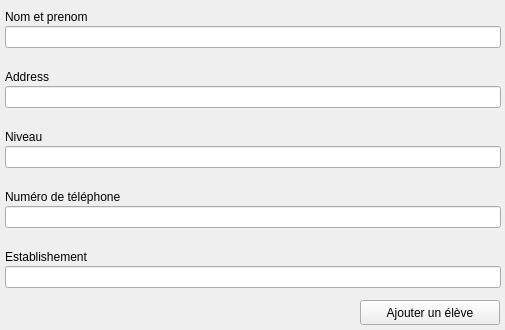
<?xml version="1.0" encoding="UTF-8"?>
<ui version="4.0">
 <class>MainWindow</class>
 <widget class="QMainWindow" name="MainWindow">
  <property name="geometry">
   <rect>
    <x>0</x>
    <y>0</y>
    <width>505</width>
    <height>330</height>
   </rect>
  </property>
  <property name="minimumSize">
   <size>
    <width>505</width>
    <height>330</height>
   </size>
  </property>
  <property name="maximumSize">
   <size>
    <width>505</width>
    <height>330</height>
   </size>
  </property>
  <property name="windowTitle">
   <string>Ajouter un élève</string>
  </property>
  <widget class="QWidget" name="centralwidget">
   <widget class="QWidget" name="gridLayoutWidget">
    <property name="geometry">
     <rect>
      <x>0</x>
      <y>10</y>
      <width>501</width>
      <height>278</height>
     </rect>
    </property>
    <layout class="QGridLayout" name="gridLayout_3">
     <property name="leftMargin">
      <number>5</number>
     </property>
     <property name="bottomMargin">
      <number>0</number>
     </property>
     <property name="horizontalSpacing">
      <number>0</number>
     </property>
     <property name="verticalSpacing">
      <number>2</number>
     </property>
     <item row="3" column="1">
      <widget class="QLabel" name="address">
       <property name="text">
        <string>Address</string>
       </property>
      </widget>
     </item>
     <item row="4" column="1">
      <widget class="QLineEdit" name="input_Address"/>
     </item>
     <item row="13" column="1">
      <widget class="QLineEdit" name="input_establishement"/>
     </item>
     <item row="9" column="1">
      <widget class="QLabel" name="phoneNbr">
       <property name="text">
        <string>Numéro de téléphone</string>
       </property>
      </widget>
     </item>
     <item row="1" column="1">
      <widget class="QLineEdit" name="input_fullname"/>
     </item>
     <item row="6" column="1">
      <widget class="QLabel" name="level">
       <property name="text">
        <string>Niveau</string>
       </property>
      </widget>
     </item>
     <item row="5" column="1">
      <spacer name="verticalSpacer_2">
       <property name="orientation">
        <enum>Qt::Vertical</enum>
       </property>
       <property name="sizeHint" stdset="0">
        <size>
         <width>20</width>
         <height>40</height>
        </size>
       </property>
      </spacer>
     </item>
     <item row="8" column="1">
      <spacer name="verticalSpacer_3">
       <property name="orientation">
        <enum>Qt::Vertical</enum>
       </property>
       <property name="sizeType">
        <enum>QSizePolicy::Expanding</enum>
       </property>
       <property name="sizeHint" stdset="0">
        <size>
         <width>20</width>
         <height>40</height>
        </size>
       </property>
      </spacer>
     </item>
     <item row="10" column="1">
      <widget class="QLineEdit" name="input_phoneNbr"/>
     </item>
     <item row="7" column="1">
      <widget class="QLineEdit" name="input_level"/>
     </item>
     <item row="0" column="1">
      <widget class="QLabel" name="fullname">
       <property name="text">
        <string>Nom et prenom</string>
       </property>
      </widget>
     </item>
     <item row="2" column="1">
      <spacer name="verticalSpacer">
       <property name="orientation">
        <enum>Qt::Vertical</enum>
       </property>
       <property name="sizeHint" stdset="0">
        <size>
         <width>20</width>
         <height>40</height>
        </size>
       </property>
      </spacer>
     </item>
     <item row="12" column="1">
      <widget class="QLabel" name="establishement">
       <property name="text">
        <string>Establishement</string>
       </property>
      </widget>
     </item>
     <item row="11" column="1">
      <spacer name="verticalSpacer_4">
       <property name="orientation">
        <enum>Qt::Vertical</enum>
       </property>
       <property name="sizeHint" stdset="0">
        <size>
         <width>20</width>
         <height>40</height>
        </size>
       </property>
      </spacer>
     </item>
    </layout>
   </widget>
   <widget class="QPushButton" name="addStudentBtn">
    <property name="geometry">
     <rect>
      <x>360</x>
      <y>300</y>
      <width>140</width>
      <height>25</height>
     </rect>
    </property>
    <property name="text">
     <string>Ajouter un élève</string>
    </property>
   </widget>
  </widget>
 </widget>
 <resources/>
 <connections/>
</ui>
